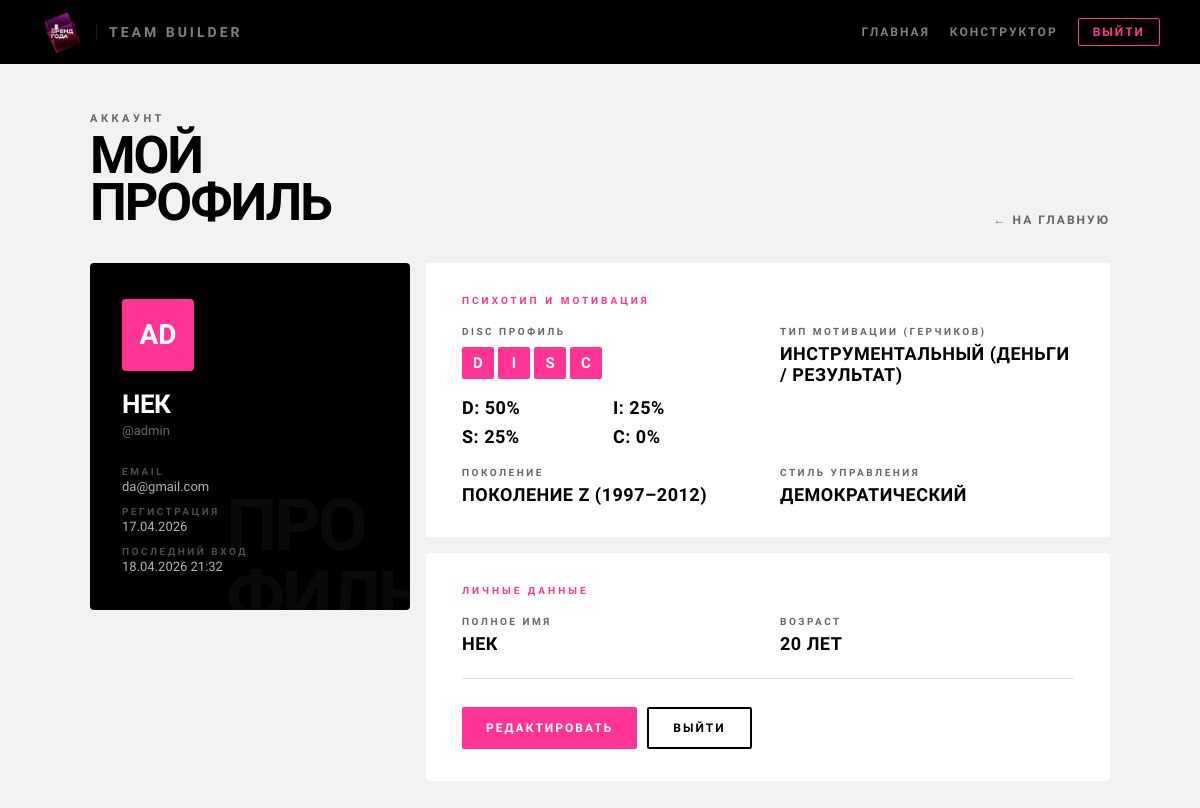
The page /profile/ (signed in) on the database its author committed.
### core/models.py (models this page shows, shortened)
class CustomUser(AbstractUser):
    is_manager  = models.BooleanField(default=True,  verbose_name="Руководитель")
    is_employee = models.BooleanField(default=False, verbose_name="Сотрудник")
    disc_profile = models.JSONField(
        null=True,
        blank=True,
        verbose_name="DISC профиль руководителя",
        help_text='{"D": 80, "I": 40, "S": 30, "C": 60}'
    )
    gerchikov_type = models.CharField(
        max_length=50,
        choices=GERCHIKOV_CHOICES,
        null=True,
        blank=True,
        verbose_name="Тип мотивации по Герчикову"
    )
    age        = models.PositiveIntegerField(null=True, blank=True, verbose_name="Возраст")
    generation = models.CharField(
        max_length=10,
        choices=GENERATION_CHOICES,
        null=True,
        blank=True,
        verbose_name="Поколение"
    )
    leadership_style = models.CharField(
        max_length=50,
        choices=[
            ('authoritarian', 'Авторитарный'),
            ('democratic',    'Демократический'),
            ('coaching',      'Коучинг'),
            ('delegating',    'Делегирующий'),
        ],
        null=True,
        blank=True,
        verbose_name="Стиль управления"
    )
    role_style = models.TextField(blank=True, verbose_name="Описание стиля управления")
    class Meta:
        verbose_name        = "Пользователь"
        verbose_name_plural = "Пользователи"
    def get_generation_display(self):
        generations = {
            'X': 'Поколение X (1965–1980)',
            'BB': 'Бэби-бумеры (1944–1964)',
            'Y': 'Поколение Y / Миллениалы (1981–1996)',
            'Z': 'Поколение Z (1997–2012)',
            'Alpha': 'Поколение Alpha (2013+)',
        }
        return generations.get(self.generation, self.generation or 'Не указано')

### core/views.py (the view)
# urls.py: path('profile/', profile_view, name='profile'),
@login_required
def profile_view(request):
    user = request.user
    return render(request, 'profile.html', {'user': user})

### templates/profile.html (shortened to what this page needs)
{% load static %}
<!DOCTYPE html>
<html lang="ru">
<head>
    <link rel="stylesheet" href="{% static 'css/base.css' %}">
    <link rel="stylesheet" href="{% static 'css/profile.css' %}">
</head>
<body>
<header class="header">
    <a href="/" class="logo">
        <img src="{% static 'img/logo.caf05db1.gif' %}" alt="Бренд года" class="logo-img">
        <span class="logo-app-name">Team Builder</span>
    </a>
    <nav class="header-nav">
        <a href="/" class="nav-link">Главная</a>
        <a href="/constructor/" class="nav-link">Конструктор</a>
        <a href="{% url 'logout' %}" class="btn-logout">Выйти</a>
    </nav>
</header>
    <main class="page">
        <div class="page-header">
            <div>
                <p class="breadcrumb">Аккаунт</p>
                <h1 class="page-title">Мой<br>профиль</h1>
            </div>
            <a href="/" class="btn-back">← На главную</a>
        </div>
        <div class="profile-grid">
            <div class="identity-card">
                <div class="avatar-block">
                    {{ user.username|slice:":1"|upper }}{{ user.username|slice:"1:2"|upper }}
                </div>
                <div class="user-fullname">{{ user.get_full_name|default:user.username }}</div>
                <div class="user-username">@{{ user.username }}</div>
                <div class="meta-row">
                    <div class="meta-item">
                        <span class="meta-label">Email</span>
                        <span class="meta-value">{{ user.email|default:"—" }}</span>
                    </div>
                    <div class="meta-item">
                        <span class="meta-label">Регистрация</span>
                        <span class="meta-value">{{ user.date_joined|date:"d.m.Y" }}</span>
                    </div>
                    <div class="meta-item">
                        <span class="meta-label">Последний вход</span>
                        <span class="meta-value">{{ user.last_login|date:"d.m.Y H:i"|default:"—" }}</span>
                    </div>
                </div>
            </div>
            <div class="data-panel">
                <div class="section-card">
                    <p class="section-eyebrow">Психотип и мотивация</p>
                    <div class="fields-grid">
                        <div class="field">
                            <span class="field-label">DISC профиль</span>
                            {% if user.disc_profile %}
                                <div class="disc-badge">
                                    <span class="disc-letter {% if 'D' in user.disc_profile %}active{% endif %}">D</span>
                                    <span class="disc-letter {% if 'I' in user.disc_profile %}active{% endif %}">I</span>
                                    <span class="disc-letter {% if 'S' in user.disc_profile %}active{% endif %}">S</span>
                                    <span class="disc-letter {% if 'C' in user.disc_profile %}active{% endif %}">C</span>
                                </div>
                                <div style="margin-top: 12px; display: grid; grid-template-columns: repeat(2, minmax(90px, 1fr)); gap: 8px;">
                                    <span class="field-value">D: {{ user.disc_profile.D }}%</span>
                                    <span class="field-value">I: {{ user.disc_profile.I }}%</span>
                                    <span class="field-value">S: {{ user.disc_profile.S }}%</span>
                                    <span class="field-value">C: {{ user.disc_profile.C }}%</span>
                                </div>
                            {% else %}
                                <span class="field-value empty">Надо пройти тест</span>
                                <a href="{% url 'profile_disc_test' %}" class="btn-primary" style="margin-top: 10px; align-self: flex-start;">Пройти тест</a>
                            {% endif %}
                        </div>
                        <div class="field">
                            <span class="field-label">Тип мотивации (Герчиков)</span>
                            <span class="field-value {% if not user.get_gerchikov_type_display %}empty{% endif %}">
                                {{ user.get_gerchikov_type_display|default:"Не указан" }}
                            </span>
                        </div>
                        <div class="field">
                            <span class="field-label">Поколение</span>
                            <span class="field-value {% if not user.generation %}empty{% endif %}">
                                {{ user.get_generation_display|default:"Будет определено после указания возраста" }}
                            </span>
                        </div>
                        <div class="field">
                            <span class="field-label">Стиль управления</span>
                            <span class="field-value {% if not user.get_leadership_style_display %}empty{% endif %}">
                                {{ user.get_leadership_style_display|default:"Не указан" }}
                            </span>
                        </div>
                    </div>
                </div>
                <div class="section-card">
                    <p class="section-eyebrow">Личные данные</p>
                    <div class="fields-grid">
                        <div class="field">
                            <span class="field-label">Полное имя</span>
                            <span class="field-value {% if not user.get_full_name %}empty{% endif %}">
                                {{ user.get_full_name|default:"Не указано" }}
                            </span>
                        </div>
                        <div class="field">
                            <span class="field-label">Возраст</span>
                            <span class="field-value {% if not user.age %}empty{% endif %}">
                                {% if user.age %}{{ user.age }} лет{% else %}Не указан{% endif %}
                            </span>
                        </div>
                    </div>
                    <div class="divider"></div>
                    <div class="actions">
                        <a href="{% url 'profile_edit' %}" class="btn-primary">Редактировать</a>
                        <a href="{% url 'logout' %}" class="btn-secondary">Выйти</a>
                    </div>
                </div>
            </div>
        </div>
    </main>
</body>
</html>

### static/css/base.css (style rules this page uses)
*, *::before, *::after { box-sizing: border-box; margin: 0; padding: 0; }
:root { --black: #000000; --white: #FFFFFF; --pink: #FF3495; --gray-bg: #F2F2F2; --gray-text: #666666; --border: #E0E0E0; --font-heading: 'Barlow Condensed', sans-serif; --font-body: 'Barlow Semi Condensed', sans-serif; }
body { font-family: var(--font-body); background: var(--gray-bg); color: var(--black); min-height: 100vh; }
.header { background: var(--black); padding: 0 40px; height: 64px; display: flex; align-items: center; justify-content: space-between; }
.logo { display: flex; align-items: center; gap: 12px; text-decoration: none; }
.logo-img { height: 44px; width: auto; display: block; }
.logo-app-name, .logo-name { font-family: var(--font-heading); font-weight: 800; font-size: 14px; color: var(--white); letter-spacing: 3px; text-transform: uppercase; opacity: 0.5; padding-left: 12px; border-left: 1px solid rgba(255,255,255,0.2); }
.header-nav { display: flex; align-items: center; gap: 20px; }
.nav-link { font-family: var(--font-heading); font-size: 12px; font-weight: 700; letter-spacing: 2px; text-transform: uppercase; color: rgba(255,255,255,0.5); text-decoration: none; }
.btn-logout { font-family: var(--font-heading); font-size: 12px; font-weight: 700; letter-spacing: 2px; text-transform: uppercase; color: var(--pink); text-decoration: none; border: 1px solid var(--pink); padding: 6px 14px; border-radius: 2px; transition: background 0.15s, color 0.15s; }
.btn-primary { display: inline-flex; align-items: center; gap: 8px; background: var(--pink); color: var(--white); font-family: var(--font-heading); font-weight: 800; font-size: 12px; letter-spacing: 2px; text-transform: uppercase; text-decoration: none; padding: 13px 24px; border: none; border-radius: 2px; cursor: pointer; transition: background 0.15s; }
.btn-secondary { display: inline-flex; align-items: center; gap: 8px; background: transparent; color: var(--black); font-family: var(--font-heading); font-weight: 800; font-size: 12px; letter-spacing: 2px; text-transform: uppercase; text-decoration: none; padding: 12px 24px; border: 2px solid var(--black); border-radius: 2px; cursor: pointer; transition: background 0.15s, color 0.15s; }
.page { max-width: 1100px; margin: 0 auto; padding: 48px 40px; }

### templates/profile.html (style rules this page uses)
.page-header { display: flex; align-items: flex-end; justify-content: space-between; margin-bottom: 36px; }
.btn-back { display: inline-flex; align-items: center; gap: 8px; font-family: var(--font-heading); font-weight: 700; font-size: 12px; letter-spacing: 2px; text-transform: uppercase; color: var(--gray-text); text-decoration: none; transition: color 0.15s; }

### rows shown on the page
CustomUser: username "A", username "D", get_full_name "НЕК", username "admin", email "da@gmail.com", date_joined "17.04.2026", last_login "18.04.2026 21:32", disc_profile.D "50", disc_profile.I "25", disc_profile.S "25", disc_profile.C "0", gerchikov_type "ИНСТРУМЕНТАЛЬНЫЙ (ДЕНЬГИ / РЕЗУЛЬТАТ)", generation "ПОКОЛЕНИЕ Z (1997–2012)", leadership_style "ДЕМОКРАТИЧЕСКИЙ", age "20"
